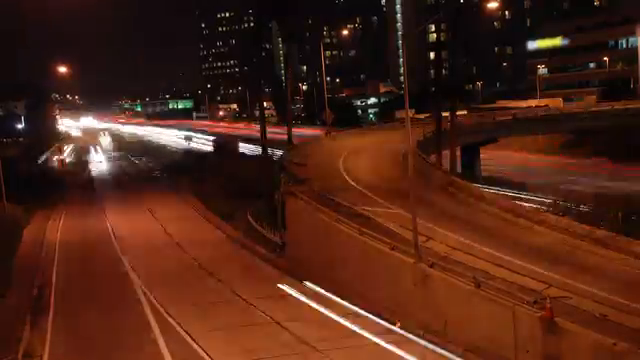
#> input picture frame 16 of misc/traffic.mp4, 640 x 360 px, given in place of night.mp4, which was not available
$ python resize.py
#> lines starting #> are read from the running program, lines starting #| are printed output that depends on the picture
import numpy as np
import cv2 as cv

cap = cv.VideoCapture('../others/night.mp4')

# Define the codec and create VideoWriter object
fourcc = cv.VideoWriter_fourcc(*'MPEG')
out = cv.VideoWriter('input/night.mp4',fourcc, 30.0, (640,480))

while(cap.isOpened()):
    ret, frame = cap.read()
#> frame is the input picture: shape (360, 640, 3); mean B, G, R 21.4, 36.6, 79.1
    if ret==True:
        frame = cv.resize(frame, (640, 480))
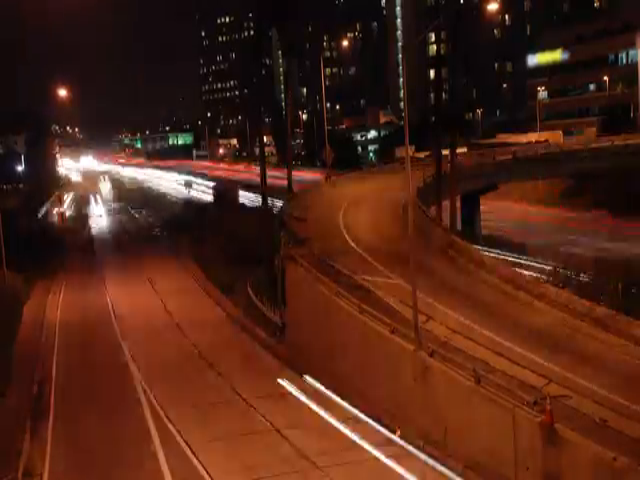
#> frame: shape (480, 640, 3); mean B, G, R 21.4, 36.6, 79.1
        # write the flipped frame
        out.write(frame)
        cv.imshow('frame',frame)
        if cv.waitKey(1) & 0xFF == ord('q'):
#> (key q is pressed here)
            break
    else:
        break

# Release everything if job is finished
cap.release()
out.release()
# cv.destroyAllWindows()

$ run again, starting later in the video
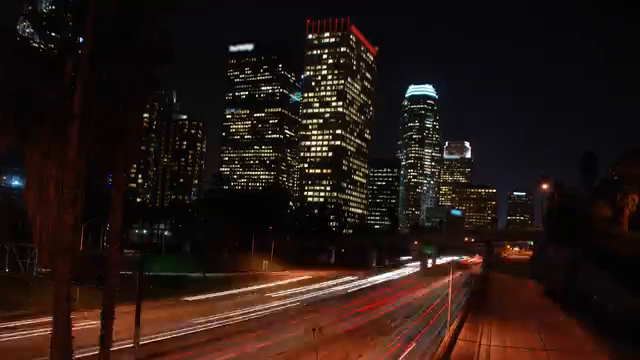
#> input picture frame 72 of misc/traffic.mp4, 640 x 360 px, given in place of night.mp4, which was not available
#> frame is the input picture: shape (360, 640, 3); mean B, G, R 18.8, 23.3, 37.7
#> `frame = cv.resize(frame, (640, 480))`:
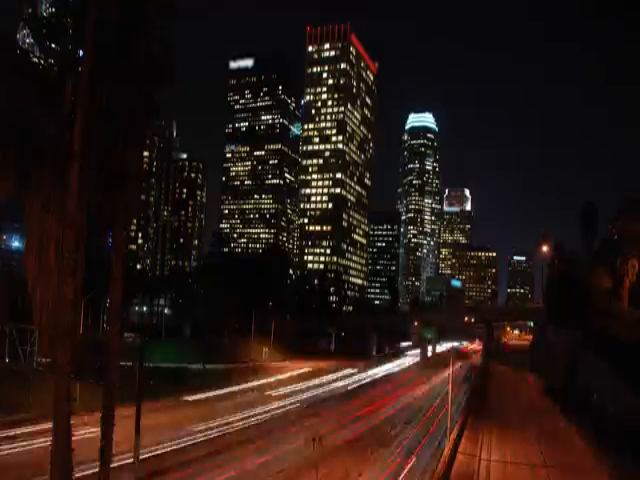
#> frame: shape (480, 640, 3); mean B, G, R 18.8, 23.3, 37.6

$ run again, starting later in the video
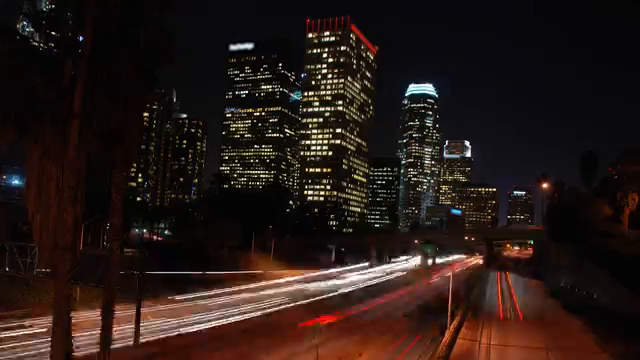
#> input picture frame 129 of misc/traffic.mp4, 640 x 360 px, given in place of night.mp4, which was not available
#> frame is the input picture: shape (360, 640, 3); mean B, G, R 21.6, 25.4, 38.6
#> `frame = cv.resize(frame, (640, 480))`:
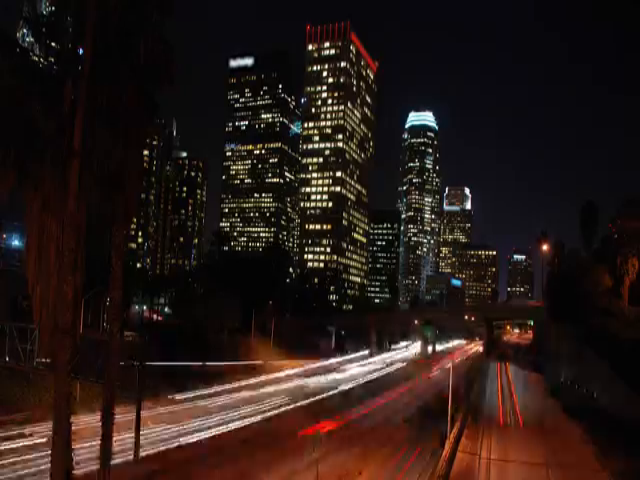
#> frame: shape (480, 640, 3); mean B, G, R 21.6, 25.4, 38.6
